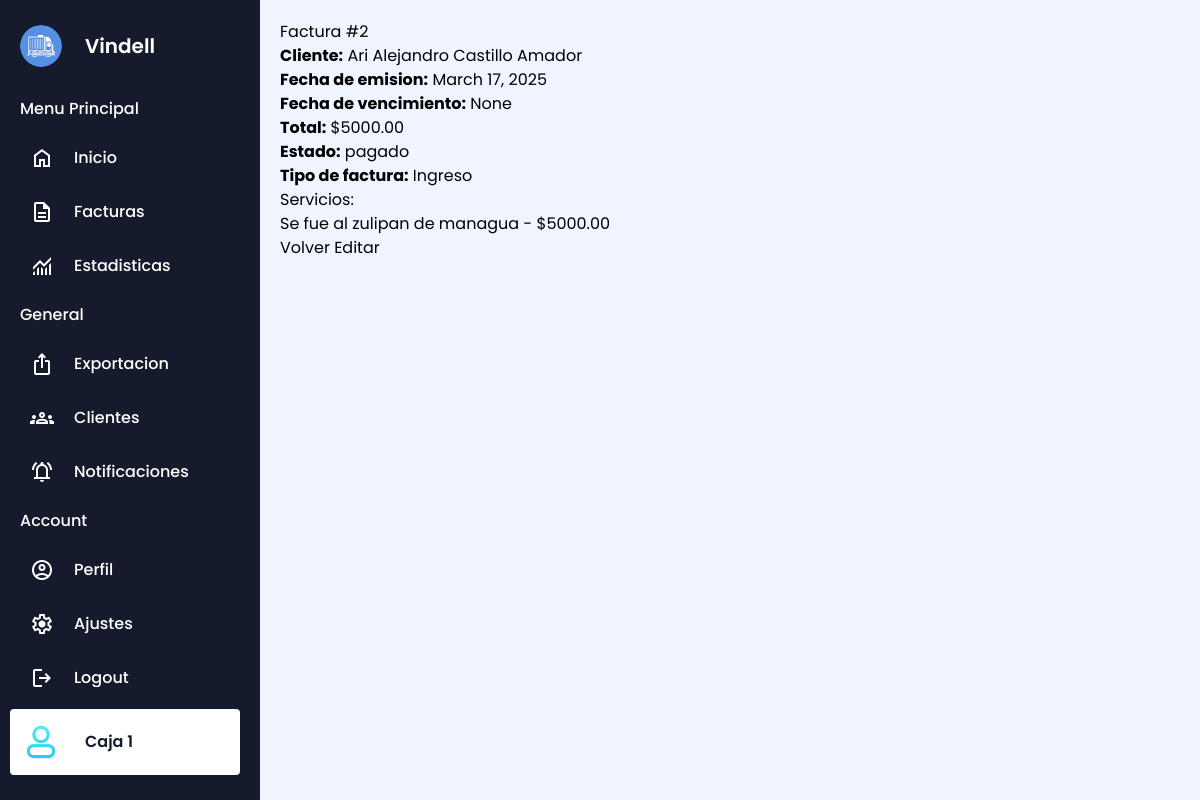
Screenshot of /facturas/2/ with the database file from the repository.
### facturas/models.py (models this page shows, shortened)
class Invoice(models.Model):
    ESTADOS_FACTURA = [
        ('pendiente', 'Pendiente'),
        ('pagado', 'Pagado'),
        ('cancelado', 'Cancelado'),
    ]
    INVOICE_TYPES = [
        ('Ingreso', 'Ingreso'),
        ('Egreso', 'Egreso'),
        ('Caja', 'Caja'),
    ]
    client = models.ForeignKey(Client, related_name="invoices", on_delete=models.CASCADE)
    emitted_date = models.DateField(default=now)
    expire_date = models.DateField(null=True, blank=True)
    service = models.ManyToManyField(Service, related_name="invoices")
    state = models.CharField(max_length=10, choices=ESTADOS_FACTURA, default='pagado')
    invoice_type = models.CharField(max_length=10, choices=INVOICE_TYPES, default='Ingreso')
    print_number = models.PositiveIntegerField(default=0)
    created_at = models.DateTimeField(auto_now_add=True)
    description = models.TextField(blank=True, null=True)
    @property
    def calc_total(self):
        return sum(service.price for service in self.service.all())

class Client(models.Model):
    name = models.CharField(max_length=100)
    address = models.CharField(max_length=200, blank=True, null=True)
    phone = models.CharField(
        max_length=15,
        blank=True,
        null=True,
        validators=[RegexValidator(regex=r'^\d{7,15}$', message="Número inválido")]
    )
    ruc = models.CharField(max_length=13, default="None")
    def __str__(self):
        return self.name

class Service(models.Model):
    specification = models.TextField(blank=True, null=True)
    price = models.DecimalField(max_digits=10, decimal_places=2)

### facturas/views.py (the view)
# urls.py: path('<int:invoice_id>/', views.invoice_detail, name='invoice_detail'),
def invoice_detail(request, invoice_id):
    factura = get_object_or_404(Invoice, id=invoice_id)
    return render(request, 'facturas/invoice_detail.html', {'invoice': factura})

### facturas/templates/facturas/invoice_detail.html (shortened to what this page needs)
{% extends 'facturas/base.html' %}
{% block content %}
<h2>Factura #{{ invoice.id }}</h2>
<p><strong>Cliente:</strong> {{ invoice.client }}</p>
<p><strong>Fecha de emision:</strong> {{ invoice.emitted_date }}</p>
<p><strong>Fecha de vencimiento:</strong> {{invoice.expire_date}}</p>
<p><strong>Total:</strong> ${{ invoice.calc_total }}</p>
<p><strong>Estado:</strong> {{ invoice.state }}</p>
<p><strong>Tipo de factura:</strong> {{invoice.invoice_type}}</p>
<h3>Servicios:</h3>
<ul>
    {% for servicio in invoice.service.all %}
        <li>{{ servicio.specification }} - ${{ servicio.price }}</li>
    {% empty %}
        <li>No hay servicios registrados.</li>
    {% endfor %}
</ul>
<a href="{% url 'invoice_list' %}" class="btn btn-secondary">Volver</a>
<a href="{% url 'edit_invoice' invoice.id %}" class="btn btn-warning">Editar</a>
{% endblock %}

### facturas/static/css/styles.css (style rules this page uses)
* { margin: 0; padding: 0; box-sizing: border-box; font-family: "Poppins", sans-serif; }
body { min-height: 100vh; background: #F0F4FF; }

### rows the page displays
Invoice: id "2", client "Ari Alejandro Castillo Amador", emitted_date "March 17, 2025", expire_date "None", calc_total "5000.00", state "pagado", invoice_type "Ingreso"
Service: specification "Se fue al zulipan de managua", price "5000.00"
